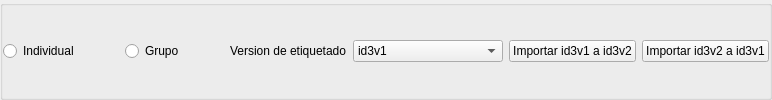
    <widget class="QGroupBox" name="groupBox_5">
     <property name="title">
      <string/>
     </property>
     <layout class="QGridLayout" name="gridLayout_23">
      <property name="leftMargin">
       <number>0</number>
      </property>
      <property name="topMargin">
       <number>0</number>
      </property>
      <property name="rightMargin">
       <number>0</number>
      </property>
      <property name="bottomMargin">
       <number>0</number>
      </property>
      <item row="0" column="0">
       <layout class="QGridLayout" name="gridLayout_20">
        <item row="0" column="4">
         <widget class="QLabel" name="label_21">
          <property name="text">
           <string>Version de etiquetado</string>
          </property>
         </widget>
        </item>
        <item row="0" column="2">
         <widget class="QRadioButton" name="radioButton_2">
          <property name="toolTip">
           <string>Cargar lista de registros para etiquetar</string>
          </property>
          <property name="statusTip">
           <string>Cargar lista de registros para etiquetar</string>
          </property>
          <property name="whatsThis">
           <string>Cargar lista de registros para etiquetar</string>
          </property>
          <property name="text">
           <string>Grupo</string>
          </property>
         </widget>
        </item>
        <item row="0" column="1">
         <spacer name="horizontalSpacer_12">
          <property name="orientation">
           <enum>Qt::Horizontal</enum>
          </property>
          <property name="sizeHint" stdset="0">
           <size>
            <width>40</width>
            <height>20</height>
           </size>
          </property>
         </spacer>
        </item>
        <item row="0" column="3">
         <spacer name="horizontalSpacer_10">
          <property name="orientation">
           <enum>Qt::Horizontal</enum>
          </property>
          <property name="sizeHint" stdset="0">
           <size>
            <width>40</width>
            <height>20</height>
           </size>
          </property>
         </spacer>
        </item>
        <item row="0" column="5">
         <widget class="QComboBox" name="comboBox_4">
          <property name="minimumSize">
           <size>
            <width>150</width>
            <height>0</height>
           </size>
          </property>
          <property name="toolTip">
           <string>Version de etiquetado</string>
          </property>
          <property name="statusTip">
           <string>Version de etiquetado</string>
          </property>
          <property name="whatsThis">
           <string>Version de etiquetado</string>
          </property>
          <item>
           <property name="text">
            <string>id3v1</string>
           </property>
          </item>
          <item>
           <property name="text">
            <string>id3v2</string>
           </property>
          </item>
          <item>
           <property name="text">
            <string>Todas</string>
           </property>
          </item>
         </widget>
        </item>
        <item row="0" column="0">
         <widget class="QRadioButton" name="radioButton">
          <property name="toolTip">
           <string>Etiqueta de forma individual</string>
          </property>
          <property name="statusTip">
           <string>Etiqueta de forma individual</string>
          </property>
          <property name="whatsThis">
           <string>Etiqueta de forma individual</string>
          </property>
          <property name="text">
           <string>Individual</string>
          </property>
         </widget>
        </item>
        <item row="0" column="6">
         <widget class="QPushButton" name="pushButton_20">
          <property name="toolTip">
           <string>Importar etiquetas Version 1 a Version 2</string>
          </property>
          <property name="statusTip">
           <string>Importar etiquetas Version 1 a Version 2</string>
          </property>
          <property name="whatsThis">
           <string>Importar etiquetas Version 1 a Version 2</string>
          </property>
          <property name="text">
           <string>Importar id3v1 a id3v2</string>
          </property>
          <property name="icon">
           <iconset resource="recoverdrake.qrc">
            <normaloff>:/Imagenes/flechaOut.png</normaloff>:/Imagenes/flechaOut.png</iconset>
          </property>
          <property name="iconSize">
           <size>
            <width>25</width>
            <height>25</height>
           </size>
          </property>
         </widget>
        </item>
        <item row="0" column="7">
         <widget class="QPushButton" name="pushButton_21">
          <property name="toolTip">
           <string>Importar etiquetas Version 2 a Version 1</string>
          </property>
          <property name="statusTip">
           <string>Importar etiquetas Version 2 a Version 1</string>
          </property>
          <property name="whatsThis">
           <string>Importar etiquetas Version 2 a Version 1</string>
          </property>
          <property name="text">
           <string>Importar id3v2 a id3v1</string>
          </property>
          <property name="icon">
           <iconset resource="recoverdrake.qrc">
            <normaloff>:/Imagenes/flechaUp.png</normaloff>:/Imagenes/flechaUp.png</iconset>
          </property>
          <property name="iconSize">
           <size>
            <width>25</width>
            <height>25</height>
           </size>
          </property>
         </widget>
        </item>
       </layout>
      </item>
     </layout>
    </widget>
